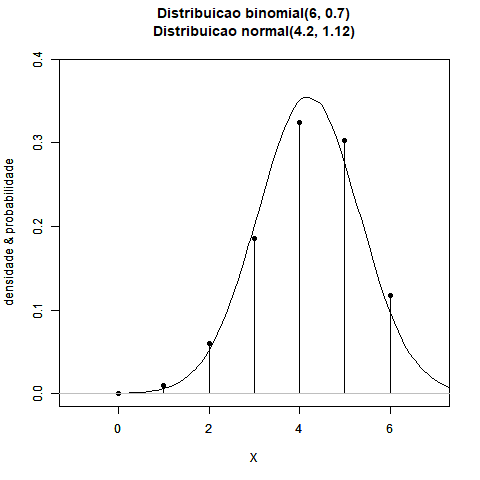

Generate this figure with R:
sink("exemplo07_binomial_aproxnormal_n6.txt")
n <- 6
p <- 0.7
cat("X ~ binomial(",n,", ",p,")\n", sep="")
m <- n*p
dp <- sqrt(n*p*(1-p))
cat("Media de X = ",m,"\n", sep="")
cat("Desvio-padrao de X = ",round(dp,2),"\n", sep="")
X <- 0:n
if (n*p > 5 && n*(1-p) > 5 && abs((1/sqrt(n))*(sqrt((1-p)/p)-sqrt(p/(1-p)))) < 0.3)
{cat("\nBinomial(",n,", ",p,") semelhante a Normal(",m,", ",round(dp,2),")\n\n", sep="")} else
{cat("\nBinomial(",n,", ",p,") diferente da Normal(",m,", ",round(dp,2),")\n\n", sep="")}
probbinom <- dbinom(x=X,size=n,prob=p)
probnorm <- dnorm(x=X,mean=m,sd=dp)
print(round((tbl <- data.frame(X,probbinom,probnorm)),6))
sink()
png("exemplo07_binomial_aproxnormal_n6.png")
plot(X,probbinom,type="h",
     main=paste0("Distribuicao binomial(",n,", ",p,")\n\n"),
     xlab="X", ylab="densidade & probabilidade",
     xlim=c(-1,n+1), ylim=c(0,1.1*max(c(max(probbinom),max(probnorm)))),
     lwd=1,col="black")
points(X,probbinom,pch=16,cex=1,col="black")
par(new=TRUE)
rn <- rnorm(n=1e6,mean=m,sd=dp)
plot(density(rn), xlab="X", ylab="densidade & probabilidade",
     main=paste0("Distribuicao normal(",m,", ",round(dp,2),")"),
     xlim=c(-1,n+1), ylim=c(0,1.1*max(c(max(probbinom),max(probnorm)))))
dev.off()

